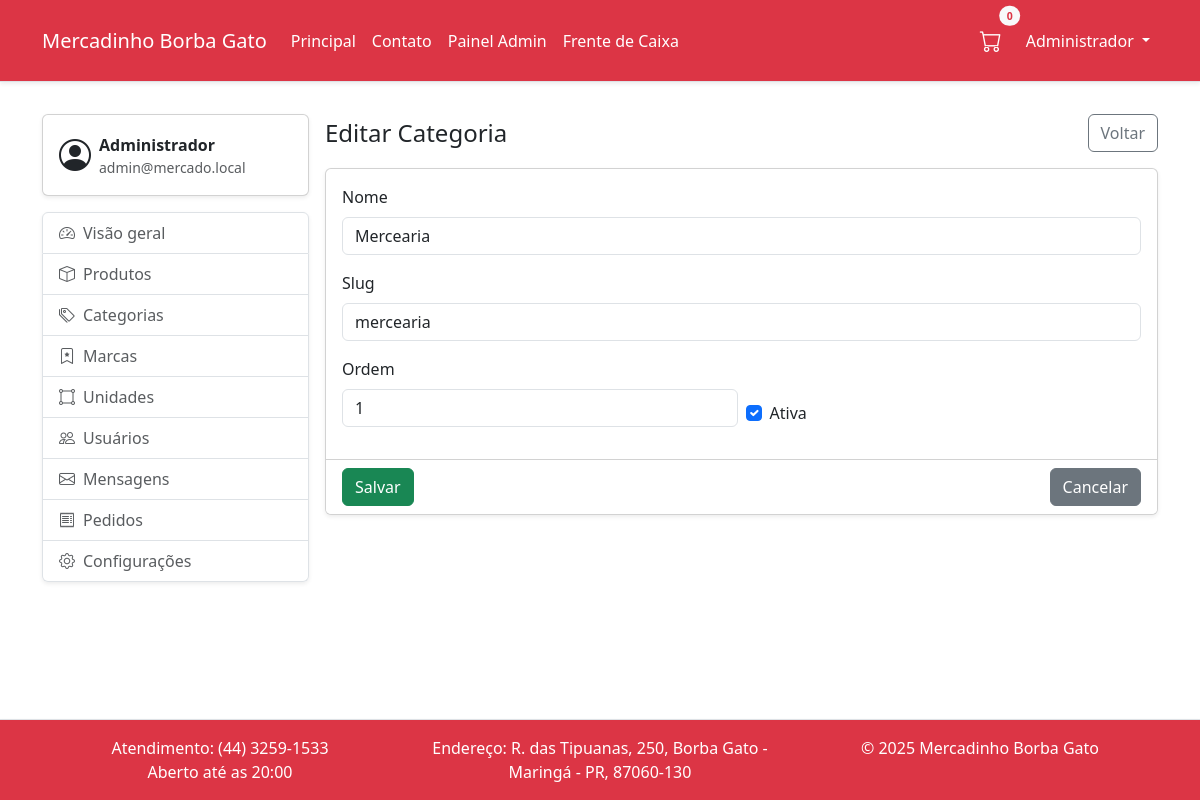
The page /public/admin/categorias/editar?id=1 (signed in) on the database its author committed.
### tables this page shows
CREATE TABLE `categoria` (
  `id` int NOT NULL AUTO_INCREMENT,
  `nome` varchar(120) NOT NULL,
  `slug` varchar(140) NOT NULL,
  `ativa` tinyint(1) NOT NULL DEFAULT '1',
  `ordem` int DEFAULT NULL,
  PRIMARY KEY (`id`),
  UNIQUE KEY `uq_categoria_slug` (`slug`),
  KEY `idx_categoria_ativa` (`ativa`,`ordem`)
);

### App/Core/View.php (called while the page is built, shortened)
<?php
final class View
{
    private string $basePath;
    public function __construct()
    {
        $bp = realpath(__DIR__ . '/../Views');
        $this->basePath = $bp !== false ? $bp : (__DIR__ . '/../Views');
    }
    public function render(string $template, array $data = []): void
    {
        $rel = str_replace(['.', ':'], DIRECTORY_SEPARATOR, $template) . '.php';
        $file = $this->basePath . DIRECTORY_SEPARATOR . $rel;
        extract($data, EXTR_SKIP);
        require $file;
    }
}

### App/Core/Controller.php (called while the page is built, shortened)
<?php
abstract class Controller
{
    protected View $view;
    public function __construct()
    {
        $this->view = new View();
    }
    protected function render(string $template, array $data = []): void
    {
        $this->view->render($template, $data);
    }
}

### App/Controllers/Admin/CategoriaController.php (called while the page is built, shortened)
<?php declare(strict_types=1);
final class CategoriaController extends BaseAdminController
{
    public function edit(): void
    {
        $id = (int)($_GET['id'] ?? 0);
        $dao = new CategoriaDAO(Database::getConnection());
        $cat = $dao->find($id);
        $this->render('admin/categorias/form', ['title'=>'Editar Categoria','categoria'=>$cat]);
    }
}

### public/index.php (called while the page is built, shortened)
<?php
$router = new Router();
$method = $_SERVER['REQUEST_METHOD'] ?? 'GET';
$uri    = parse_url($_SERVER['REQUEST_URI'] ?? '/', PHP_URL_PATH) ?? '/';
$scriptName = str_replace('\\', '/', $_SERVER['SCRIPT_NAME'] ?? '');
$scriptDir  = rtrim(str_replace('\\', '/', dirname($scriptName)), '/');
$path = $uri;
if ($scriptName && strpos($path, $scriptName) === 0) {
    $path = substr($path, strlen($scriptName));
}
elseif ($scriptDir && $scriptDir !== '' && $scriptDir !== '/' && strpos($path, $scriptDir) === 0) {
    $path = substr($path, strlen($scriptDir));
}
$path = '/' . ltrim($path, '/');
$router->dispatch($method, $path);

### App/Core/Url.php (called while the page is built, shortened)
<?php declare(strict_types=1);
final class Url
{
    private static function base(): string
    {
        $script = $_SERVER['SCRIPT_NAME'] ?? '';
        $base = rtrim(str_replace('\\','/', dirname($script)), '/');
        return $base;
    }
    public static function to(string $path): string
    {
        $p = str_starts_with($path, '/') ? $path : '/' . $path;
        $base = self::base();
        return $base . $p;
    }
}

### App/DAO/CategoriaDAO.php (called while the page is built, shortened)
<?php
final class CategoriaDAO
{
    public function find(int $id): ?Categoria
    {
        $st = $this->pdo->prepare('SELECT * FROM categoria WHERE id=:id');
        $st->execute([':id' => $id]);
        $r = $st->fetch(PDO::FETCH_ASSOC);
        return new Categoria(
            (int)$r['id'],
            (string)$r['nome'],
            (string)$r['slug'],
            (int)$r['ativa'],
            isset($r['ordem']) ? (int)$r['ordem'] : null
        );
    }
}

### App/DAO/Database.php (called while the page is built, shortened)
<?php
final class Database
{
    private static ?PDO $pdo = null;
    public static function getConnection(): PDO
    {
        if (self::$pdo === null) {
            $host = $_ENV['DB_HOST'] ?? $_ENV['MYSQLHOST'] ?? '127.0.0.1';
            $port = $_ENV['DB_PORT'] ?? $_ENV['MYSQLPORT'] ?? '3306';
            $database = $_ENV['DB_NAME'] ?? $_ENV['DB_DATABASE'] ?? $_ENV['MYSQLDATABASE'] ?? 'mercadinho';
            $user = $_ENV['DB_USER'] ?? $_ENV['DB_USERNAME'] ?? $_ENV['MYSQLUSER'] ?? 'root';
            $pass = $_ENV['DB_PASS'] ?? $_ENV['DB_PASSWORD'] ?? $_ENV['MYSQLPASSWORD'] ?? '';
            $dsn = sprintf('mysql:host=%s;port=%s;dbname=%s;charset=utf8mb4', $host, $port, $database);
            self::$pdo = new PDO($dsn, $user, $pass, [
                PDO::ATTR_ERRMODE => PDO::ERRMODE_EXCEPTION,
                PDO::ATTR_DEFAULT_FETCH_MODE => PDO::FETCH_ASSOC,
                PDO::ATTR_EMULATE_PREPARES => false,
            ]);
        }
        return self::$pdo;
    }
}

### App/Views/admin/categorias/form.php (the view, shortened to what this page needs)
<?php
$isEdit = isset($categoria) && $categoria !== null;
$action = $isEdit ? \App\Core\Url::to('/admin/categorias/editar') : \App\Core\Url::to('/admin/categorias/criar');
?>
<!doctype html>
<html lang="pt-br">
<head>
  <link rel="stylesheet" href="<?= \App\Core\Url::to('/assets/css/bootstrap.min.css') ?>" />
  <link href="https://cdn.jsdelivr.net/npm/bootstrap-icons@1.10.5/font/bootstrap-icons.css" rel="stylesheet" />
  <link rel="stylesheet" href="<?= \App\Core\Url::to('/assets/site/css/style.css') ?>" />
</head>
<body>
<div class="d-flex flex-column wrapper">
  <?php require __DIR__ . '/../../partials/navbar.php'; ?>
  <main class="flex-fill">
    <div class="container py-3">
      <div class="row g-3">
        <div class="col-12 col-lg-3">
          <?php require __DIR__ . '/../../partials/admin-sidebar.php'; ?>
        </div>
        <div class="col-12 col-lg-9">
          <div class="d-flex align-items-center justify-content-between mb-3">
            <h1 class="h4 mb-0"><?= htmlspecialchars($title ?? 'Categoria') ?></h1>
            <a class="btn btn-outline-secondary" href="<?= \App\Core\Url::to('/admin/categorias') ?>">Voltar</a>
          </div>
          <form method="post" action="<?= $action ?>" class="card shadow-sm">
            <div class="card-body">
              <div class="mb-3">
                <label class="form-label" for="categoria-nome">Nome</label>
                <input id="categoria-nome" class="form-control" type="text" name="nome" required value="<?= $isEdit ? htmlspecialchars($categoria->nome) : '' ?>">
              </div>
              <div class="mb-3">
                <label class="form-label" for="categoria-slug">Slug</label>
                <input id="categoria-slug" class="form-control" type="text" name="slug" placeholder="auto se vazio" value="<?= $isEdit ? htmlspecialchars($categoria->slug) : '' ?>">
              </div>
              <div class="row g-2 mb-3">
                <div class="col-sm-6">
                  <label class="form-label" for="categoria-ordem">Ordem</label>
                  <input id="categoria-ordem" class="form-control" type="number" name="ordem" value="<?= $isEdit && $categoria->ordem !== null ? (int)$categoria->ordem : '' ?>">
                </div>
                <div class="col-sm-6 d-flex align-items-end">
                  <div class="form-check">
                    <input class="form-check-input" type="checkbox" name="ativa" id="categoria-ativa" <?= $isEdit ? ($categoria->ativa ? 'checked' : '') : 'checked' ?>>
                    <label class="form-check-label" for="categoria-ativa">Ativa</label>
                  </div>
                </div>
              </div>
            </div>
            <div class="card-footer bg-white d-flex justify-content-between">
              <button class="btn btn-success" type="submit"><?= $isEdit ? 'Salvar' : 'Criar' ?></button>
              <a class="btn btn-secondary" href="<?= \App\Core\Url::to('/admin/categorias') ?>">Cancelar</a>
            </div>
          </form>
        </div>
      </div>
    </div>
  </main>
  <?php require __DIR__ . '/../../partials/footer.php'; ?>
</div>
</body>
</html>

### public/assets/site/css/style.css (style rules this page uses)
body { min-width: 372px; }
.wrapper { min-height: 100vh; }

### rows shown on the page
categoria: nome "Mercearia", slug "mercearia", ordem "1", ativa "☑"

### other values the page prints
$cartCount "0"
$u['nome'] "Administrador"
$nome "Administrador"
$email "admin@mercado.local"
$title "Editar Categoria"
